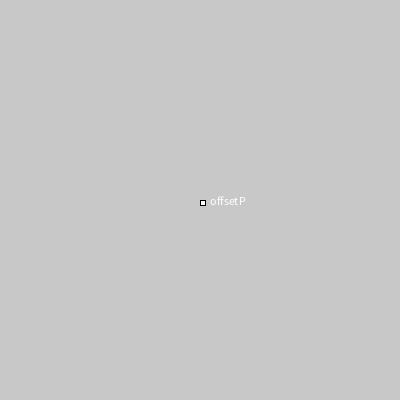
Frame 1 (no input)
Frame 60 (the mouse pressed at the canvas centre just before this capture): identical to frame 1, image omitted
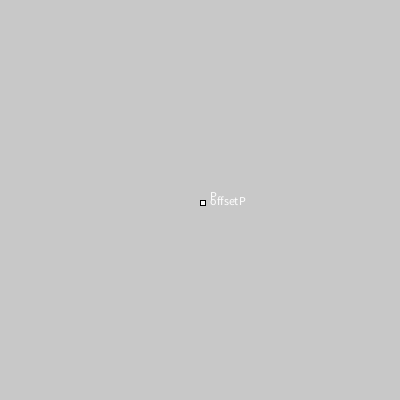
Frame 120 (the mouse held since frame 60 and released just before this capture)

The Processing sketch that drew these frames (run headless with seeded random() and noise(); from frame 60 on, the mouse is pressed at the canvas centre):

// Processing sketch: offsetPoint
// ── offsetPoint.pde
void draw()
{
  background(200);
  rect(offsetP.x, offsetP.y, 5, 5); // display point
  text("offsetP", offsetP.x+10, offsetP.y+5);
  text("P",P.x+10,P.y);
  P.set(mouseX, mouseY); // update usr point
}

PVector offsetP; // point to be transoformed
PVector offset; // offset to move point A made by moving user point P
PVector P; // user mouse point
PVector beginOffsetP; // lock the initial A point position, from which transformatin is made
PVector beginOffset; // offset is being calculated starting from the position when mouse was pressed

void setup()
{
  size(400, 400);
  offset = new PVector();
  beginOffset = new PVector();
  P = new PVector();
  beginOffsetP = new PVector();
  offsetP = new PVector (width/2, height/2);
}

void mousePressed()
{
  beginOffset.set(mouseX, mouseY); // lock the beginning position of the offset vector
  beginOffsetP.set(offsetP); // lock the beginning of the vector to be transformed
}

void mouseReleased()
{
}

void mouseDragged()
{
  offset = PVector.sub(P, beginOffset); // calculate the offset made by mouseDrag -- subtract beginOffset from P
  offsetP = PVector.add(beginOffsetP, offset); // reposition point A based the offset made
}
